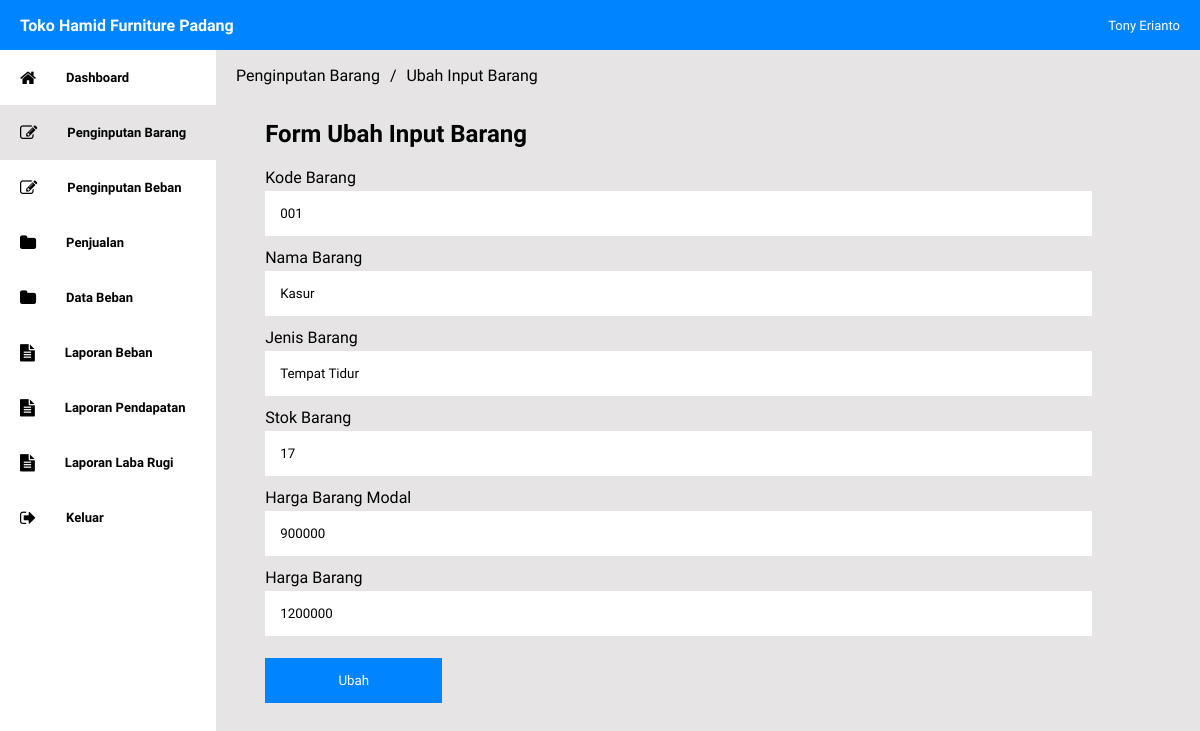
Screenshot of /ubahbarang/?kode_barang=001 (signed in) with the database file from the repository.
### tables this page shows
CREATE TABLE `tb_barang` (
  `kode_barang` varchar(100) NOT NULL,
  `nama_barang` varchar(100) NOT NULL,
  `jenis_barang` varchar(100) NOT NULL,
  `stok` int(11) NOT NULL,
  `harga_barang_modal` int(11) NOT NULL,
  `harga_barang_jual` int(11) NOT NULL
);

### ubahbarang/index.php (the view, shortened to what this page needs)
<!DOCTYPE html>
<html lang="en">
<head>
    <link rel="stylesheet" href="../css/style.css">
    <link rel="stylesheet" href="https://stackpath.bootstrapcdn.com/font-awesome/4.7.0/css/font-awesome.min.css">
</head>
<body>
    <section>
        <div class="top-nav">
            <div class="brand-company">
                Toko Hamid Furniture Padang
            </div>
            <div class="name-account">
                <?php echo $_SESSION["nama_lengkap"] ?>
            </div>
        </div>
        <div class="side-nav">
            <div class="side-nav-menu">
                <ul>
                    <li><a href="../dashboard/"><i class="fa fa-home fa-lg"></i>Dashboard</a></li>
                    <li><a class="active" href="../penginputan/"><i class="fa fa-edit fa-lg"></i>Penginputan Barang</a></li>
                    <li><a href="../penginputanbeban/"><i class="fa fa-edit fa-lg"></i>Penginputan Beban</a></li>
                    <li><a href="../penjualan/"><i class="fa fa-folder fa-lg"></i>Penjualan</a></li>
                    <li><a href="../databeban/"><i class="fa fa-folder fa-lg"></i>Data Beban</a></li>
                    <li><a href="../laporanbeban/"><i class="fa fa-file-text fa-lg"></i>Laporan Beban</a></li>
                    <li><a href="../laporanpendapatan/"><i class="fa fa-file-text fa-lg"></i>Laporan Pendapatan</a></li>
                    <li><a href="../laporanlabarugi/"><i class="fa fa-file-text fa-lg"></i>Laporan Laba Rugi</a></li>
                    <li><a href="../proses/keluar.php"><i class="fa fa-sign-out fa-lg"></i>Keluar</a></li>
                </ul>
            </div>
        </div>
    </section>
    <section>
        <div class="content-layout">
            <div class="breadcrumb">
                <a href="../penginputan/">Penginputan Barang</a><span>/</span>
                <a href="../ubahbarang/">Ubah Input Barang</a>
            </div>
            <div class="container">
                <h2 style="margin:20px 0px;">Form Ubah Input Barang</h2>
                <?php
                        $kode_barang = $_GET["kode_barang"];
                        $data  = "SELECT * FROM tb_barang WHERE kode_barang='$kode_barang'";
                        $query = mysqli_query($koneksi,$data);
                        $row = mysqli_fetch_array($query);
                            $kode_barang = $row["kode_barang"];
                            $nama_barang = $row["nama_barang"];
                            $jenis_barang = $row["jenis_barang"];
                            $stok=$row["stok"];
                            $harga_barang_modal = $row["harga_barang_modal"];
                            $harga_barang_jual = $row["harga_barang_jual"];
                    ?>
                <form action="../proses/ubah.php" method="post">
                    <div class="form-row">
                        <label for="kode_barang">Kode Barang</label>
                        <input type="text" name="kode_barang" value="<?php echo"$kode_barang"?>" readonly>
                    </div>
                    <div class="form-row">
                        <label for="nama_barang">Nama Barang</label>
                        <input type="text" name="nama_barang" value="<?php echo"$nama_barang"?>" >
                    </div>
                    <div class="form-row">
                        <label for="jenis_barang">Jenis Barang</label>
                        <input type="text" name="jenis_barang"  value="<?php echo"$jenis_barang"?>">
                    </div>
                    <div class="form-row">
                        <label for="harga">Stok Barang</label>
                        <input type="number" name="stok" value="<?php echo"$stok"?>">
                    </div>
                    <div class="form-row">
                        <label for="harga">Harga Barang Modal</label>
                        <input type="number" name="harga_barang_modal" value="<?php echo"$harga_barang_modal"?>">
                    </div>
                    <div class="form-row">
                        <label for="harga">Harga Barang</label>
                        <input type="number" name="harga_barang_jual" value="<?php echo"$harga_barang_jual"?>">
                    </div>
                    <div class="form-submit">
                        <input type="submit" name="ubahbarang" value="Ubah">
                    </div>
                </form>
            </div>
    </section>
</body>
</html>

### css/style.css (style rules this page uses)
* { font-family: 'Varela Round', sans-serif; margin: 0; padding: 0; }
.container { width: 90%; margin: auto; }
.top-nav { position: fixed; top:0; width: 100%; height: 50px; background-color: #0084ff; display: flex; justify-content: space-between; }
.top-nav > .brand-company { width: 30%; height: 100%; display: flex; align-items: center; margin-left: 20px; font-weight: bold; color: #ffffff; cursor: default; }
.top-nav > .name-account { width: 30%; height: 100%; font-size: 13px; display: flex; justify-content: flex-end; align-items: center; margin-right: 20px; color: #ffffff; cursor: default; }
.side-nav { position: fixed; top: 50px; left: 0; width: 18%; height: 100%; }
.side-nav > .side-nav-menu { width: 100%; height: 70%; }
.side-nav > .side-nav-menu > ul { padding: 0; margin: 0; }
.side-nav > .side-nav-menu > ul > li { list-style-type: none; }
.side-nav > .side-nav-menu > ul > li > a { display: block; padding:20px; font-size: 13px; font-weight: bold; text-decoration: none; color: #000000; }
.side-nav > .side-nav-menu > ul > li > a > i { margin-right: 30px; }
.side-nav > .side-nav-menu > ul > li > a.active { background-color:#e6e4e4; }
.content-layout { width: 82%; height: 100%; position: fixed; top:50px; right: 0; background-color:#e6e4e4; overflow-y: auto; }
.content-layout > .breadcrumb { width: 100%; height: 50px; display: flex; align-items: center; margin-left: 20px; }
.content-layout > .breadcrumb > a { text-decoration: none; color: #000000; }
.content-layout > .breadcrumb > span { margin: 0px 10px; }
.form-row { width: 100%; height: 70px; margin:10px 0px; }
.form-row > input { padding: 15px; width: 90%; border: none; outline: none; margin-top: 4px; }
.form-submit { width: 100%; height: 50px; margin:20px 0px; }
.form-submit > input[type=submit] { padding: 15px; width: 20%; border: none; outline: none; background-color: #0084ff; color: #ffffff; }

### rows the page displays
tb_barang: kode_barang "001", nama_barang "Kasur", jenis_barang "Tempat Tidur", stok "17", harga_barang_modal "900000", harga_barang_jual "1200000"

### other values shown
$_SESSION["nama_lengkap"] "Tony Erianto"
